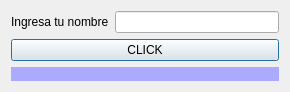
<?xml version="1.0" encoding="UTF-8"?>
<ui version="4.0">
 <class>Dialog</class>
 <widget class="QDialog" name="Dialog">
  <property name="geometry">
   <rect>
    <x>0</x>
    <y>0</y>
    <width>290</width>
    <height>90</height>
   </rect>
  </property>
  <property name="windowTitle">
   <string>Dialog</string>
  </property>
  <layout class="QGridLayout" name="gridLayout">
   <item row="0" column="0">
    <layout class="QVBoxLayout" name="verticalLayout">
     <item>
      <layout class="QHBoxLayout" name="horizontalLayout">
       <item>
        <widget class="QLabel" name="label">
         <property name="text">
          <string>Ingresa tu nombre</string>
         </property>
        </widget>
       </item>
       <item>
        <widget class="QLineEdit" name="lineEditName"/>
       </item>
      </layout>
     </item>
     <item>
      <widget class="QPushButton" name="ButtonClickMe">
       <property name="text">
        <string>CLICK</string>
       </property>
      </widget>
     </item>
     <item>
      <widget class="QLabel" name="labelResponse">
       <property name="styleSheet">
        <string notr="true">background-color: rgb(170, 170, 255);</string>
       </property>
       <property name="text">
        <string/>
       </property>
      </widget>
     </item>
    </layout>
   </item>
  </layout>
 </widget>
 <resources/>
 <connections/>
</ui>
